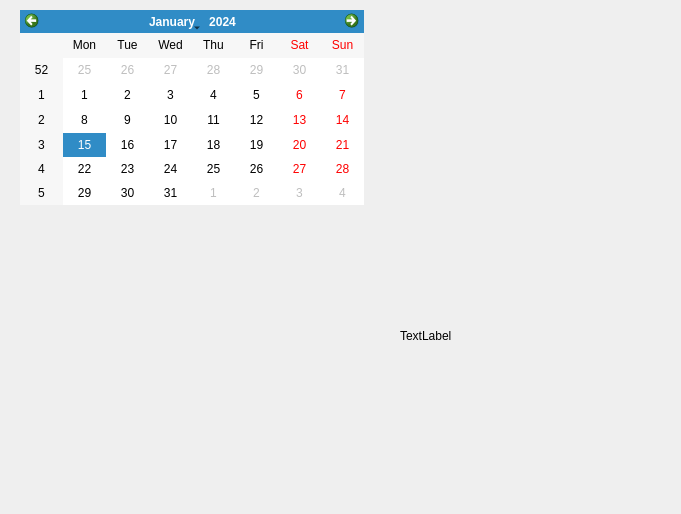
<?xml version="1.0" encoding="UTF-8"?>
<ui version="4.0">
 <class>Calendar</class>
 <widget class="QWidget" name="Calendar">
  <property name="geometry">
   <rect>
    <x>0</x>
    <y>0</y>
    <width>681</width>
    <height>514</height>
   </rect>
  </property>
  <property name="windowTitle">
   <string>Form</string>
  </property>
  <widget class="QCalendarWidget" name="calendarWidget">
   <property name="geometry">
    <rect>
     <x>20</x>
     <y>10</y>
     <width>344</width>
     <height>195</height>
    </rect>
   </property>
  </widget>
  <widget class="QLabel" name="label">
   <property name="geometry">
    <rect>
     <x>400</x>
     <y>300</y>
     <width>171</width>
     <height>71</height>
    </rect>
   </property>
   <property name="text">
    <string>TextLabel</string>
   </property>
  </widget>
 </widget>
 <resources/>
 <connections/>
</ui>
